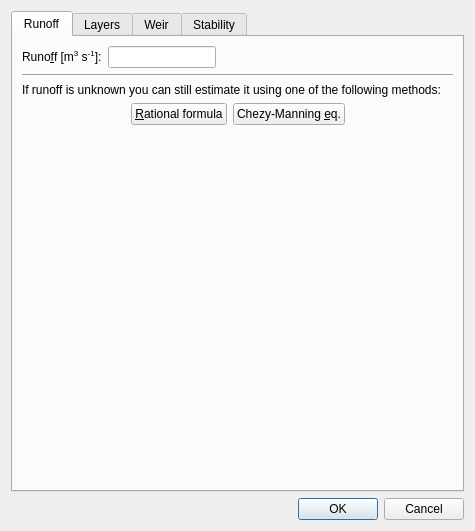
<?xml version="1.0" encoding="UTF-8"?>
<ui version="4.0">
 <class>SimpleDesignDialog</class>
 <widget class="QDialog" name="SimpleDesignDialog">
  <property name="geometry">
   <rect>
    <x>0</x>
    <y>0</y>
    <width>471</width>
    <height>531</height>
   </rect>
  </property>
  <property name="windowTitle">
   <string>Simple design</string>
  </property>
  <layout class="QVBoxLayout" name="verticalLayout_2">
   <item>
    <widget class="QTabWidget" name="tabWidget">
     <property name="currentIndex">
      <number>0</number>
     </property>
     <widget class="QWidget" name="tab">
      <attribute name="title">
       <string>Runoff</string>
      </attribute>
      <layout class="QVBoxLayout" name="verticalLayout">
       <item>
        <layout class="QFormLayout" name="formLayout_5">
         <item row="0" column="0">
          <widget class="QLabel" name="label">
           <property name="text">
            <string>&lt;html&gt;&lt;head/&gt;&lt;body&gt;&lt;p&gt;Runo&amp;ff [m&lt;span style=&quot; vertical-align:super;&quot;&gt;3&lt;/span&gt; s&lt;span style=&quot; vertical-align:super;&quot;&gt;-1&lt;/span&gt;]:&lt;/p&gt;&lt;/body&gt;&lt;/html&gt;</string>
           </property>
           <property name="buddy">
            <cstring>runoff</cstring>
           </property>
          </widget>
         </item>
         <item row="0" column="1">
          <widget class="QLineEdit" name="runoff">
           <property name="sizePolicy">
            <sizepolicy hsizetype="Fixed" vsizetype="Fixed">
             <horstretch>0</horstretch>
             <verstretch>0</verstretch>
            </sizepolicy>
           </property>
           <property name="alignment">
            <set>Qt::AlignRight|Qt::AlignTrailing|Qt::AlignVCenter</set>
           </property>
          </widget>
         </item>
        </layout>
       </item>
       <item>
        <widget class="Line" name="line">
         <property name="orientation">
          <enum>Qt::Horizontal</enum>
         </property>
        </widget>
       </item>
       <item>
        <widget class="QLabel" name="label_2">
         <property name="text">
          <string>If runoff is unknown you can still estimate it using one of the following methods:</string>
         </property>
         <property name="wordWrap">
          <bool>true</bool>
         </property>
        </widget>
       </item>
       <item>
        <layout class="QHBoxLayout" name="horizontalLayout_2">
         <item>
          <spacer name="horizontalSpacer_2">
           <property name="orientation">
            <enum>Qt::Horizontal</enum>
           </property>
           <property name="sizeHint" stdset="0">
            <size>
             <width>40</width>
             <height>20</height>
            </size>
           </property>
          </spacer>
         </item>
         <item>
          <widget class="QPushButton" name="buttonRational">
           <property name="text">
            <string>&amp;Rational formula</string>
           </property>
          </widget>
         </item>
         <item>
          <widget class="QPushButton" name="buttonManning">
           <property name="text">
            <string>Chezy-Manning &amp;eq.</string>
           </property>
          </widget>
         </item>
         <item>
          <spacer name="horizontalSpacer_3">
           <property name="orientation">
            <enum>Qt::Horizontal</enum>
           </property>
           <property name="sizeHint" stdset="0">
            <size>
             <width>40</width>
             <height>20</height>
            </size>
           </property>
          </spacer>
         </item>
        </layout>
       </item>
       <item>
        <spacer name="verticalSpacer_2">
         <property name="orientation">
          <enum>Qt::Vertical</enum>
         </property>
         <property name="sizeHint" stdset="0">
          <size>
           <width>20</width>
           <height>40</height>
          </size>
         </property>
        </spacer>
       </item>
      </layout>
     </widget>
     <widget class="QWidget" name="tab_2">
      <attribute name="title">
       <string>Layers</string>
      </attribute>
      <layout class="QVBoxLayout" name="verticalLayout_3">
       <item>
        <layout class="QGridLayout" name="gridLayout">
         <item row="0" column="0">
          <widget class="QLabel" name="label_3">
           <property name="text">
            <string>Layer's height:</string>
           </property>
          </widget>
         </item>
         <item row="0" column="1">
          <widget class="QComboBox" name="gabionHeight">
           <property name="sizePolicy">
            <sizepolicy hsizetype="Preferred" vsizetype="Fixed">
             <horstretch>0</horstretch>
             <verstretch>0</verstretch>
            </sizepolicy>
           </property>
           <item>
            <property name="text">
             <string notr="true">0.50</string>
            </property>
           </item>
           <item>
            <property name="text">
             <string notr="true">1.00</string>
            </property>
           </item>
          </widget>
         </item>
         <item row="0" column="2">
          <widget class="QLabel" name="label_4">
           <property name="text">
            <string>[m]</string>
           </property>
          </widget>
         </item>
         <item row="1" column="0">
          <widget class="QLabel" name="label_5">
           <property name="text">
            <string>Abutment:</string>
           </property>
          </widget>
         </item>
         <item row="1" column="1">
          <widget class="QLineEdit" name="abutment">
           <property name="sizePolicy">
            <sizepolicy hsizetype="Fixed" vsizetype="Fixed">
             <horstretch>0</horstretch>
             <verstretch>0</verstretch>
            </sizepolicy>
           </property>
           <property name="alignment">
            <set>Qt::AlignRight|Qt::AlignTrailing|Qt::AlignVCenter</set>
           </property>
          </widget>
         </item>
         <item row="1" column="2">
          <widget class="QLabel" name="label_18">
           <property name="text">
            <string>[m]</string>
           </property>
          </widget>
         </item>
         <item row="2" column="0">
          <widget class="QLabel" name="label_28">
           <property name="text">
            <string>Step constant length (k):</string>
           </property>
          </widget>
         </item>
         <item row="2" column="1">
          <widget class="QLineEdit" name="stepLength">
           <property name="sizePolicy">
            <sizepolicy hsizetype="Fixed" vsizetype="Fixed">
             <horstretch>0</horstretch>
             <verstretch>0</verstretch>
            </sizepolicy>
           </property>
           <property name="alignment">
            <set>Qt::AlignRight|Qt::AlignTrailing|Qt::AlignVCenter</set>
           </property>
          </widget>
         </item>
         <item row="2" column="2">
          <widget class="QLabel" name="label_29">
           <property name="text">
            <string>[m]</string>
           </property>
          </widget>
         </item>
         <item row="3" column="0">
          <widget class="QLabel" name="label_32">
           <property name="text">
            <string>Length of stilling basin (k'):</string>
           </property>
          </widget>
         </item>
         <item row="3" column="1">
          <widget class="QLineEdit" name="basinLength">
           <property name="sizePolicy">
            <sizepolicy hsizetype="Fixed" vsizetype="Fixed">
             <horstretch>0</horstretch>
             <verstretch>0</verstretch>
            </sizepolicy>
           </property>
           <property name="alignment">
            <set>Qt::AlignRight|Qt::AlignTrailing|Qt::AlignVCenter</set>
           </property>
          </widget>
         </item>
         <item row="3" column="2">
          <widget class="QLabel" name="label_33">
           <property name="text">
            <string>[m]</string>
           </property>
          </widget>
         </item>
         <item row="4" column="0">
          <widget class="QLabel" name="label_30">
           <property name="text">
            <string>Apply step every:</string>
           </property>
          </widget>
         </item>
         <item row="4" column="1">
          <widget class="QSpinBox" name="applyStepEvery">
           <property name="sizePolicy">
            <sizepolicy hsizetype="Preferred" vsizetype="Fixed">
             <horstretch>0</horstretch>
             <verstretch>0</verstretch>
            </sizepolicy>
           </property>
           <property name="alignment">
            <set>Qt::AlignRight|Qt::AlignTrailing|Qt::AlignVCenter</set>
           </property>
           <property name="minimum">
            <number>1</number>
           </property>
          </widget>
         </item>
         <item row="4" column="2">
          <widget class="QLabel" name="label_31">
           <property name="text">
            <string>layers.</string>
           </property>
          </widget>
         </item>
        </layout>
       </item>
       <item>
        <spacer name="verticalSpacer">
         <property name="orientation">
          <enum>Qt::Vertical</enum>
         </property>
         <property name="sizeHint" stdset="0">
          <size>
           <width>20</width>
           <height>101</height>
          </size>
         </property>
        </spacer>
       </item>
      </layout>
     </widget>
     <widget class="QWidget" name="tab_3">
      <attribute name="title">
       <string>Weir</string>
      </attribute>
      <layout class="QVBoxLayout" name="verticalLayout_4">
       <item>
        <widget class="QLabel" name="label_15">
         <property name="text">
          <string>Design of broad-crested rectangular weir:</string>
         </property>
        </widget>
       </item>
       <item>
        <layout class="QGridLayout" name="gridLayout_2">
         <item row="0" column="0">
          <widget class="QLabel" name="label_6">
           <property name="text">
            <string>Width (w):</string>
           </property>
          </widget>
         </item>
         <item row="0" column="1">
          <widget class="QLineEdit" name="weirWidth">
           <property name="sizePolicy">
            <sizepolicy hsizetype="Fixed" vsizetype="Fixed">
             <horstretch>0</horstretch>
             <verstretch>0</verstretch>
            </sizepolicy>
           </property>
           <property name="alignment">
            <set>Qt::AlignRight|Qt::AlignTrailing|Qt::AlignVCenter</set>
           </property>
          </widget>
         </item>
         <item row="0" column="2">
          <widget class="QLabel" name="label_19">
           <property name="text">
            <string>[m]</string>
           </property>
          </widget>
         </item>
         <item row="1" column="0">
          <widget class="QLabel" name="label_7">
           <property name="text">
            <string>Coefficient:</string>
           </property>
          </widget>
         </item>
         <item row="1" column="1">
          <widget class="QLineEdit" name="weirCoefficient">
           <property name="sizePolicy">
            <sizepolicy hsizetype="Fixed" vsizetype="Fixed">
             <horstretch>0</horstretch>
             <verstretch>0</verstretch>
            </sizepolicy>
           </property>
           <property name="alignment">
            <set>Qt::AlignRight|Qt::AlignTrailing|Qt::AlignVCenter</set>
           </property>
          </widget>
         </item>
         <item row="1" column="2">
          <widget class="QLabel" name="label_20">
           <property name="text">
            <string>[dimensionless]</string>
           </property>
          </widget>
         </item>
        </layout>
       </item>
       <item>
        <widget class="QLabel" name="label_39">
         <property name="toolTip">
          <string>&lt;html&gt;&lt;head/&gt;&lt;body&gt;&lt;p&gt;&lt;img src=&quot;:/img/images/weir.png&quot;/&gt;&lt;/p&gt;&lt;/body&gt;&lt;/html&gt;</string>
         </property>
         <property name="text">
          <string>&lt;html&gt;&lt;head/&gt;&lt;body&gt;&lt;p align=&quot;center&quot;&gt;&lt;img src=&quot;:/img/images/weir.png&quot; width=&quot;300&quot;/&gt;&lt;/p&gt;&lt;/body&gt;&lt;/html&gt;</string>
         </property>
        </widget>
       </item>
       <item>
        <widget class="Line" name="line_2">
         <property name="orientation">
          <enum>Qt::Horizontal</enum>
         </property>
        </widget>
       </item>
       <item>
        <widget class="QLabel" name="label_16">
         <property name="text">
          <string>Results:</string>
         </property>
        </widget>
       </item>
       <item>
        <layout class="QGridLayout" name="gridLayout_3">
         <item row="0" column="0">
          <widget class="QLabel" name="label_8">
           <property name="text">
            <string>Water head (h):</string>
           </property>
          </widget>
         </item>
         <item row="0" column="1">
          <widget class="QLineEdit" name="waterHeight">
           <property name="sizePolicy">
            <sizepolicy hsizetype="Fixed" vsizetype="Fixed">
             <horstretch>0</horstretch>
             <verstretch>0</verstretch>
            </sizepolicy>
           </property>
           <property name="alignment">
            <set>Qt::AlignRight|Qt::AlignTrailing|Qt::AlignVCenter</set>
           </property>
           <property name="readOnly">
            <bool>true</bool>
           </property>
          </widget>
         </item>
         <item row="0" column="2">
          <widget class="QLabel" name="label_21">
           <property name="text">
            <string>[m]</string>
           </property>
          </widget>
         </item>
         <item row="1" column="0">
          <widget class="QLabel" name="label_9">
           <property name="text">
            <string>Height (H):</string>
           </property>
          </widget>
         </item>
         <item row="1" column="1">
          <widget class="QLineEdit" name="weirHeight">
           <property name="sizePolicy">
            <sizepolicy hsizetype="Fixed" vsizetype="Fixed">
             <horstretch>0</horstretch>
             <verstretch>0</verstretch>
            </sizepolicy>
           </property>
           <property name="alignment">
            <set>Qt::AlignRight|Qt::AlignTrailing|Qt::AlignVCenter</set>
           </property>
           <property name="readOnly">
            <bool>true</bool>
           </property>
          </widget>
         </item>
         <item row="1" column="2">
          <widget class="QLabel" name="label_22">
           <property name="text">
            <string>[m]</string>
           </property>
          </widget>
         </item>
         <item row="2" column="0">
          <widget class="QLabel" name="label_10">
           <property name="text">
            <string>Freeboard (b):</string>
           </property>
          </widget>
         </item>
         <item row="2" column="1">
          <widget class="QLineEdit" name="freeboard">
           <property name="sizePolicy">
            <sizepolicy hsizetype="Fixed" vsizetype="Fixed">
             <horstretch>0</horstretch>
             <verstretch>0</verstretch>
            </sizepolicy>
           </property>
           <property name="alignment">
            <set>Qt::AlignRight|Qt::AlignTrailing|Qt::AlignVCenter</set>
           </property>
           <property name="readOnly">
            <bool>true</bool>
           </property>
          </widget>
         </item>
         <item row="2" column="2">
          <widget class="QLabel" name="label_23">
           <property name="text">
            <string>[m]</string>
           </property>
          </widget>
         </item>
         <item row="3" column="0">
          <widget class="QLabel" name="label_11">
           <property name="text">
            <string>Gabion layers:</string>
           </property>
          </widget>
         </item>
         <item row="3" column="1">
          <widget class="QLineEdit" name="weirLayers">
           <property name="sizePolicy">
            <sizepolicy hsizetype="Fixed" vsizetype="Fixed">
             <horstretch>0</horstretch>
             <verstretch>0</verstretch>
            </sizepolicy>
           </property>
           <property name="alignment">
            <set>Qt::AlignRight|Qt::AlignTrailing|Qt::AlignVCenter</set>
           </property>
           <property name="readOnly">
            <bool>true</bool>
           </property>
          </widget>
         </item>
         <item row="3" column="2">
          <widget class="QLabel" name="label_24">
           <property name="text">
            <string>[none]</string>
           </property>
          </widget>
         </item>
        </layout>
       </item>
      </layout>
     </widget>
     <widget class="QWidget" name="tab_4">
      <attribute name="title">
       <string>Stability</string>
      </attribute>
      <layout class="QVBoxLayout" name="verticalLayout_5">
       <item>
        <widget class="QLabel" name="label_17">
         <property name="text">
          <string>Factors for the stability analysis of the gabion dam:</string>
         </property>
        </widget>
       </item>
       <item>
        <layout class="QGridLayout" name="gridLayout_4">
         <item row="0" column="0">
          <widget class="QLabel" name="label_12">
           <property name="text">
            <string>Specific gravity of water with sediment (ω):</string>
           </property>
          </widget>
         </item>
         <item row="0" column="1">
          <widget class="QLineEdit" name="sgWater">
           <property name="sizePolicy">
            <sizepolicy hsizetype="Fixed" vsizetype="Fixed">
             <horstretch>0</horstretch>
             <verstretch>0</verstretch>
            </sizepolicy>
           </property>
           <property name="alignment">
            <set>Qt::AlignRight|Qt::AlignTrailing|Qt::AlignVCenter</set>
           </property>
          </widget>
         </item>
         <item row="1" column="0">
          <widget class="QLabel" name="label_13">
           <property name="text">
            <string>Specific gravity of stone (δ):</string>
           </property>
          </widget>
         </item>
         <item row="1" column="1">
          <widget class="QLineEdit" name="sgStone">
           <property name="sizePolicy">
            <sizepolicy hsizetype="Fixed" vsizetype="Fixed">
             <horstretch>0</horstretch>
             <verstretch>0</verstretch>
            </sizepolicy>
           </property>
           <property name="alignment">
            <set>Qt::AlignRight|Qt::AlignTrailing|Qt::AlignVCenter</set>
           </property>
          </widget>
         </item>
         <item row="1" column="2">
          <widget class="QLabel" name="label_26">
           <property name="text">
            <string>&lt;html&gt;&lt;head/&gt;&lt;body&gt;&lt;p&gt;[t m&lt;span style=&quot; vertical-align:super;&quot;&gt;-3&lt;/span&gt;]:&lt;/p&gt;&lt;/body&gt;&lt;/html&gt;</string>
           </property>
          </widget>
         </item>
         <item row="2" column="0">
          <widget class="QLabel" name="label_14">
           <property name="text">
            <string>Friction coefficient of stone (µ):</string>
           </property>
          </widget>
         </item>
         <item row="2" column="1">
          <widget class="QLineEdit" name="friction">
           <property name="sizePolicy">
            <sizepolicy hsizetype="Fixed" vsizetype="Fixed">
             <horstretch>0</horstretch>
             <verstretch>0</verstretch>
            </sizepolicy>
           </property>
           <property name="alignment">
            <set>Qt::AlignRight|Qt::AlignTrailing|Qt::AlignVCenter</set>
           </property>
          </widget>
         </item>
         <item row="2" column="2">
          <widget class="QLabel" name="label_27">
           <property name="text">
            <string>[dimensionless]</string>
           </property>
          </widget>
         </item>
         <item row="3" column="0">
          <widget class="QLabel" name="label_34">
           <property name="text">
            <string>Safety factor:</string>
           </property>
          </widget>
         </item>
         <item row="3" column="1">
          <widget class="QLineEdit" name="safetyFactor">
           <property name="sizePolicy">
            <sizepolicy hsizetype="Fixed" vsizetype="Fixed">
             <horstretch>0</horstretch>
             <verstretch>0</verstretch>
            </sizepolicy>
           </property>
           <property name="alignment">
            <set>Qt::AlignRight|Qt::AlignTrailing|Qt::AlignVCenter</set>
           </property>
          </widget>
         </item>
         <item row="3" column="2">
          <widget class="QLabel" name="label_35">
           <property name="text">
            <string>[dimensionless]</string>
           </property>
          </widget>
         </item>
         <item row="4" column="0">
          <widget class="QLabel" name="label_36">
           <property name="text">
            <string>Analysis method:</string>
           </property>
          </widget>
         </item>
         <item row="4" column="1">
          <widget class="QComboBox" name="comboBox">
           <item>
            <property name="text">
             <string>Oropeza Mota</string>
            </property>
           </item>
          </widget>
         </item>
         <item row="4" column="2">
          <widget class="QLabel" name="label_37">
           <property name="text">
            <string>[SI units]</string>
           </property>
          </widget>
         </item>
         <item row="0" column="2">
          <widget class="QLabel" name="label_25">
           <property name="text">
            <string>&lt;html&gt;&lt;head/&gt;&lt;body&gt;&lt;p&gt;[t m&lt;span style=&quot; vertical-align:super;&quot;&gt;-3&lt;/span&gt;]:&lt;/p&gt;&lt;/body&gt;&lt;/html&gt;</string>
           </property>
          </widget>
         </item>
        </layout>
       </item>
       <item>
        <widget class="QLabel" name="label_38">
         <property name="text">
          <string>The method by López Martínez &amp; Oropeza Mota (2009), analyzes the stability of the dam under the effect of three forces: the weight of the water over the nappe (q), the weight of the dam body (P) and the hydostatic pressure (E) of water and sediments retained by the dam.</string>
         </property>
         <property name="wordWrap">
          <bool>true</bool>
         </property>
        </widget>
       </item>
       <item>
        <widget class="QLabel" name="label_40">
         <property name="toolTip">
          <string>&lt;html&gt;&lt;head/&gt;&lt;body&gt;&lt;p&gt;&lt;img src=&quot;:/img/images/scheme2.png&quot;/&gt;&lt;/p&gt;&lt;/body&gt;&lt;/html&gt;</string>
         </property>
         <property name="text">
          <string>&lt;html&gt;&lt;head/&gt;&lt;body&gt;&lt;p align=&quot;center&quot;&gt;&lt;img src=&quot;:/img/images/scheme2.png&quot; width=&quot;280&quot;/&gt;&lt;/p&gt;&lt;/body&gt;&lt;/html&gt;</string>
         </property>
        </widget>
       </item>
      </layout>
     </widget>
    </widget>
   </item>
   <item>
    <widget class="QDialogButtonBox" name="buttonBox">
     <property name="standardButtons">
      <set>QDialogButtonBox::Cancel|QDialogButtonBox::Ok</set>
     </property>
    </widget>
   </item>
  </layout>
 </widget>
 <resources/>
 <connections>
  <connection>
   <sender>buttonBox</sender>
   <signal>accepted()</signal>
   <receiver>SimpleDesignDialog</receiver>
   <slot>accept()</slot>
   <hints>
    <hint type="sourcelabel">
     <x>245</x>
     <y>289</y>
    </hint>
    <hint type="destinationlabel">
     <x>245</x>
     <y>154</y>
    </hint>
   </hints>
  </connection>
  <connection>
   <sender>buttonBox</sender>
   <signal>rejected()</signal>
   <receiver>SimpleDesignDialog</receiver>
   <slot>reject()</slot>
   <hints>
    <hint type="sourcelabel">
     <x>245</x>
     <y>289</y>
    </hint>
    <hint type="destinationlabel">
     <x>245</x>
     <y>154</y>
    </hint>
   </hints>
  </connection>
 </connections>
</ui>
